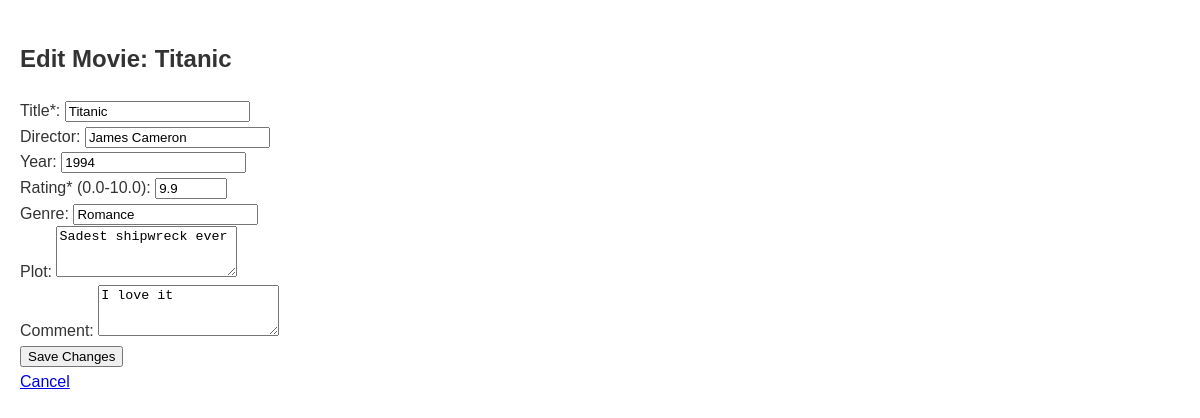
/user/2/update_movie/3, run on an earlier commit of the app's database.
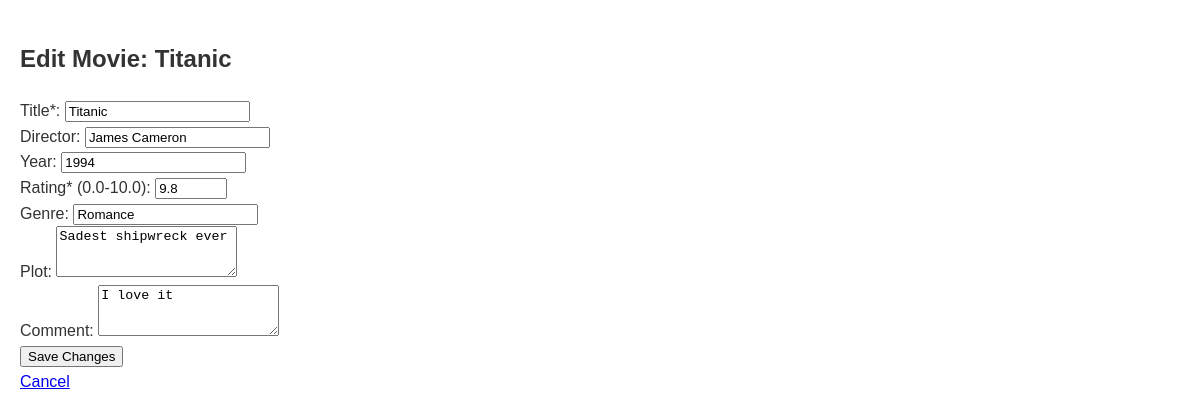
And on a later commit of the database.
### models.py (models this page shows)
class Movie(Base):
    __tablename__ = "movies"
    id = Column(Integer, primary_key=True)
    user_id = Column(Integer, ForeignKey("users.id"))
    title = Column(String, nullable=False)
    director = Column(String)
    writer = Column(String)
    actors = Column(String)
    year = Column(Integer)
    rating = Column(Float, CheckConstraint('rating >= 0 AND rating <= 10'))
    genre = Column(String)
    runtime = Column(String)
    plot = Column(Text)
    comment = Column(Text)
    user = relationship("User", back_populates="movies")

### app.py (the view, shortened to what this page needs)
@app.route('/user/<int:user_id>/update_movie/<int:movie_id>', methods=['GET', 'POST'])
def update_movie(user_id, movie_id):
    movie = data_manager.get_movie_by_id(movie_id)
    if not movie:
        flash("Movie not found!", "error")  # Roter Alert
        return redirect(url_for('user_movies', user_id=user_id))
    return render_template('edit_movie.html', user_id=user_id, movie=movie)

### data_manager/sqlite_data_manager.py (called while the page is built)
    def get_movie_by_id(self, movie_id):
        session = self.Session()
        try:
            return session.query(Movie).filter_by(id=movie_id).first()
        finally:
            session.close()

### templates/edit_movie.html
{% extends "base.html" %}
{% block content %}
  <h2>Edit Movie: {{ movie.title }}</h2>
  <form method="post">
    <label for="title">Title*:</label>
    <input type="text" id="title" name="title" value="{{ movie.title }}" required><br>
    <label for="director">Director:</label>
    <input type="text" id="director" name="director" value="{{ movie.director or '' }}"><br>
    <label for="year">Year:</label>
    <input type="number" id="year" name="year" value="{{ movie.year or '' }}" min="1888"><br>
    <label for="rating">Rating* (0.0-10.0):</label>
    <input type="number" id="rating" name="rating" value="{{ movie.rating }}" min="0" max="10" step="0.1" required><br>
    <label for="genre">Genre:</label>
    <input type="text" id="genre" name="genre" value="{{ movie.genre or '' }}"><br>
    <label for="plot">Plot:</label>
    <textarea id="plot" name="plot" rows="3">{{ movie.plot or '' }}</textarea><br>
    <label for="comment">Comment:</label>
    <textarea id="comment" name="comment" rows="3">{{ movie.comment or '' }}</textarea><br>
    <button type="submit">Save Changes</button>
  </form>
  <a href="{{ url_for('user_movies', user_id=user_id) }}">Cancel</a>
{% endblock %}

What changed in the data, as far as the page shows it:
changed Movie "Titanic": rating "9.9" → "9.8"
